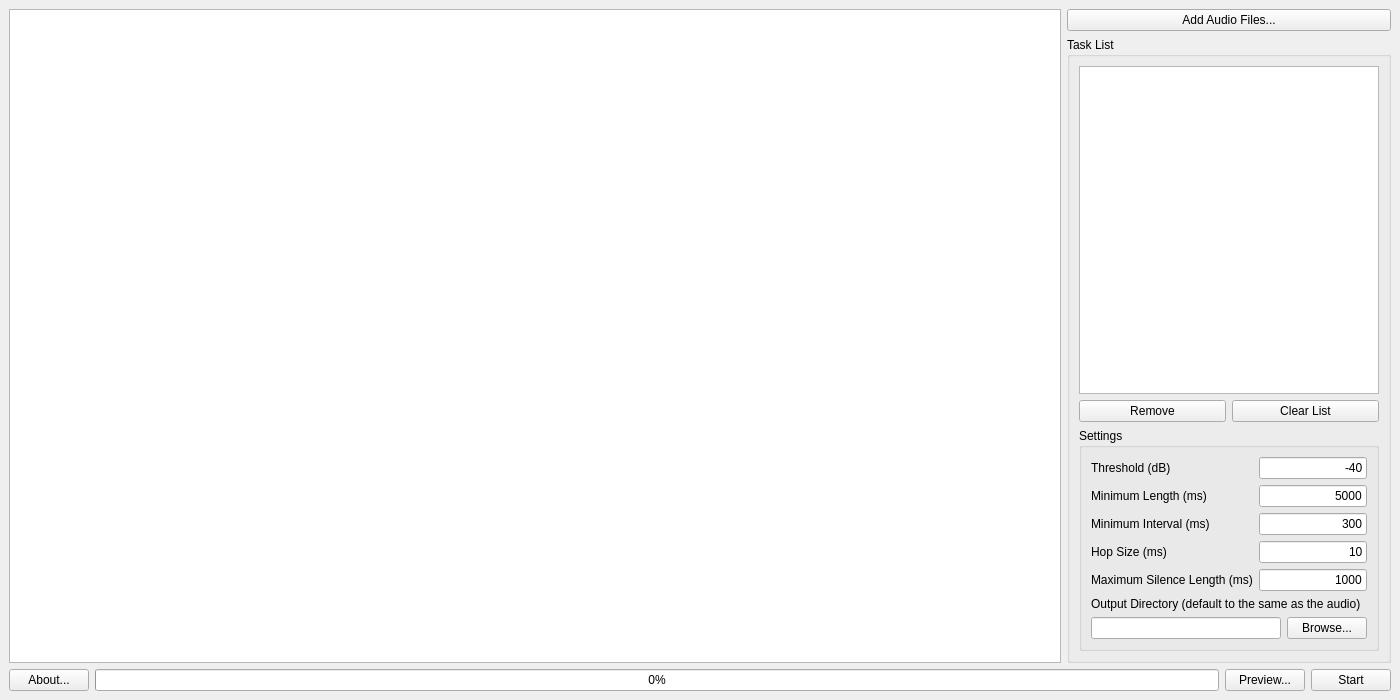
<?xml version="1.0" encoding="UTF-8"?>
<ui version="4.0">
 <class>MainWindow</class>
 <widget class="QMainWindow" name="MainWindow">
  <property name="geometry">
   <rect>
    <x>0</x>
    <y>0</y>
    <width>1400</width>
    <height>700</height>
   </rect>
  </property>
  <property name="font">
   <font>
    <family>Microsoft YaHei UI</family>
   </font>
  </property>
  <property name="windowTitle">
   <string>MainWindow</string>
  </property>
  <widget class="QWidget" name="centralwidget">
   <layout class="QVBoxLayout" name="verticalLayout">
    <item>
     <layout class="QHBoxLayout" name="horizontalLayout">
      <item>
       <widget class="QGraphicsView" name="graphicsView"/>
      </item>
      <item>
       <layout class="QVBoxLayout" name="verticalLayout_9">
        <item>
         <layout class="QHBoxLayout" name="horizontalLayout_2">
          <item>
           <widget class="QPushButton" name="btnAddFiles">
            <property name="enabled">
             <bool>true</bool>
            </property>
            <property name="sizePolicy">
             <sizepolicy hsizetype="Minimum" vsizetype="Fixed">
              <horstretch>0</horstretch>
              <verstretch>0</verstretch>
             </sizepolicy>
            </property>
            <property name="text">
             <string>Add Audio Files...</string>
            </property>
           </widget>
          </item>
         </layout>
        </item>
        <item>
         <widget class="QGroupBox" name="groupBox">
          <property name="sizePolicy">
           <sizepolicy hsizetype="Fixed" vsizetype="Minimum">
            <horstretch>0</horstretch>
            <verstretch>0</verstretch>
           </sizepolicy>
          </property>
          <property name="title">
           <string>Task List</string>
          </property>
          <layout class="QVBoxLayout" name="verticalLayout_2">
           <item>
            <widget class="QListWidget" name="lwTaskList">
             <property name="frameShadow">
              <enum>QFrame::Plain</enum>
             </property>
             <property name="selectionMode">
              <enum>QAbstractItemView::SingleSelection</enum>
             </property>
            </widget>
           </item>
           <item>
            <layout class="QHBoxLayout" name="horizontalLayout_5">
             <item>
              <widget class="QPushButton" name="btnRemove">
               <property name="text">
                <string>Remove</string>
               </property>
              </widget>
             </item>
             <item>
              <widget class="QPushButton" name="btnClearList">
               <property name="text">
                <string>Clear List</string>
               </property>
              </widget>
             </item>
            </layout>
           </item>
           <item>
            <widget class="QGroupBox" name="groupBox_2">
             <property name="sizePolicy">
              <sizepolicy hsizetype="Fixed" vsizetype="Minimum">
               <horstretch>0</horstretch>
               <verstretch>0</verstretch>
              </sizepolicy>
             </property>
             <property name="title">
              <string>Settings</string>
             </property>
             <layout class="QVBoxLayout" name="verticalLayout_3">
              <item>
               <layout class="QFormLayout" name="formLayout">
                <item row="0" column="0">
                 <widget class="QLabel" name="label_2">
                  <property name="text">
                   <string>Threshold (dB)</string>
                  </property>
                 </widget>
                </item>
                <item row="0" column="1">
                 <widget class="QLineEdit" name="leThreshold">
                  <property name="text">
                   <string>-40</string>
                  </property>
                  <property name="alignment">
                   <set>Qt::AlignRight|Qt::AlignTrailing|Qt::AlignVCenter</set>
                  </property>
                 </widget>
                </item>
                <item row="1" column="0">
                 <widget class="QLabel" name="label_3">
                  <property name="text">
                   <string>Minimum Length (ms)</string>
                  </property>
                 </widget>
                </item>
                <item row="2" column="0">
                 <widget class="QLabel" name="label_4">
                  <property name="text">
                   <string>Minimum Interval (ms)</string>
                  </property>
                 </widget>
                </item>
                <item row="2" column="1">
                 <widget class="QLineEdit" name="leMinInterval">
                  <property name="text">
                   <string>300</string>
                  </property>
                  <property name="alignment">
                   <set>Qt::AlignRight|Qt::AlignTrailing|Qt::AlignVCenter</set>
                  </property>
                 </widget>
                </item>
                <item row="3" column="0">
                 <widget class="QLabel" name="label_5">
                  <property name="text">
                   <string>Hop Size (ms)</string>
                  </property>
                 </widget>
                </item>
                <item row="3" column="1">
                 <widget class="QLineEdit" name="leHopSize">
                  <property name="text">
                   <string>10</string>
                  </property>
                  <property name="alignment">
                   <set>Qt::AlignRight|Qt::AlignTrailing|Qt::AlignVCenter</set>
                  </property>
                 </widget>
                </item>
                <item row="4" column="0">
                 <widget class="QLabel" name="label_6">
                  <property name="text">
                   <string>Maximum Silence Length (ms)</string>
                  </property>
                 </widget>
                </item>
                <item row="4" column="1">
                 <widget class="QLineEdit" name="leMaxSilence">
                  <property name="text">
                   <string>1000</string>
                  </property>
                  <property name="alignment">
                   <set>Qt::AlignRight|Qt::AlignTrailing|Qt::AlignVCenter</set>
                  </property>
                 </widget>
                </item>
                <item row="1" column="1">
                 <widget class="QLineEdit" name="leMinLen">
                  <property name="text">
                   <string>5000</string>
                  </property>
                  <property name="alignment">
                   <set>Qt::AlignRight|Qt::AlignTrailing|Qt::AlignVCenter</set>
                  </property>
                 </widget>
                </item>
               </layout>
              </item>
              <item>
               <widget class="QLabel" name="label_7">
                <property name="text">
                 <string>Output Directory (default to the same as the audio)</string>
                </property>
               </widget>
              </item>
              <item>
               <layout class="QHBoxLayout" name="horizontalLayout_4">
                <item>
                 <widget class="QLineEdit" name="leOutputDir">
                  <property name="text">
                   <string/>
                  </property>
                  <property name="alignment">
                   <set>Qt::AlignLeading|Qt::AlignLeft|Qt::AlignVCenter</set>
                  </property>
                 </widget>
                </item>
                <item>
                 <widget class="QPushButton" name="btnBrowse">
                  <property name="text">
                   <string>Browse...</string>
                  </property>
                 </widget>
                </item>
               </layout>
              </item>
             </layout>
            </widget>
           </item>
          </layout>
         </widget>
        </item>
       </layout>
      </item>
     </layout>
    </item>
    <item>
     <layout class="QHBoxLayout" name="horizontalLayout_3">
      <item>
       <widget class="QPushButton" name="btnAbout">
        <property name="text">
         <string>About...</string>
        </property>
       </widget>
      </item>
      <item>
       <widget class="QProgressBar" name="progressBar">
        <property name="value">
         <number>0</number>
        </property>
       </widget>
      </item>
      <item>
       <widget class="QPushButton" name="btnPreview">
        <property name="text">
         <string>Preview...</string>
        </property>
       </widget>
      </item>
      <item>
       <widget class="QPushButton" name="btnStart">
        <property name="text">
         <string>Start</string>
        </property>
       </widget>
      </item>
     </layout>
    </item>
   </layout>
  </widget>
 </widget>
 <resources/>
 <connections/>
</ui>
